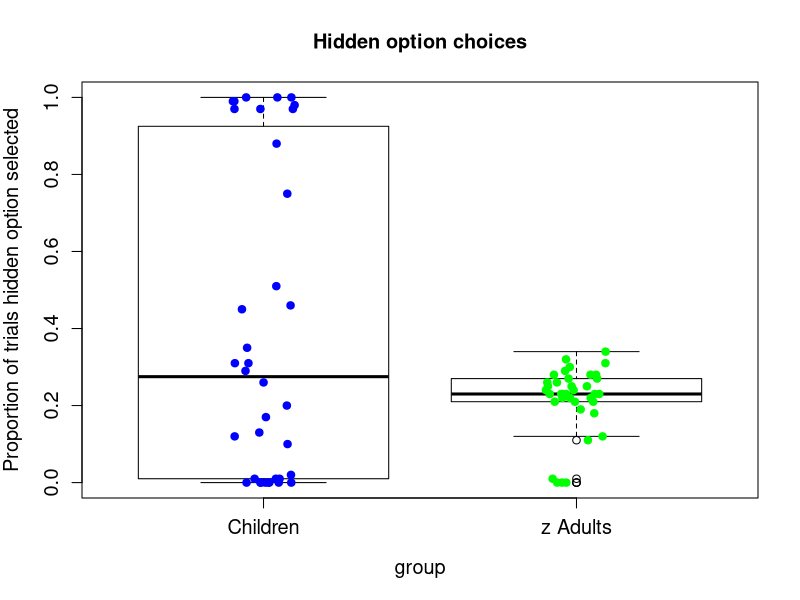
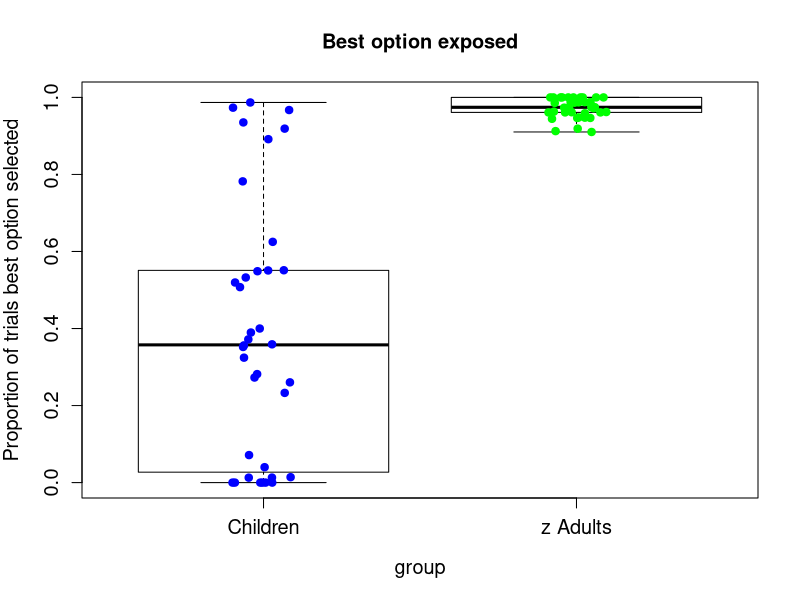
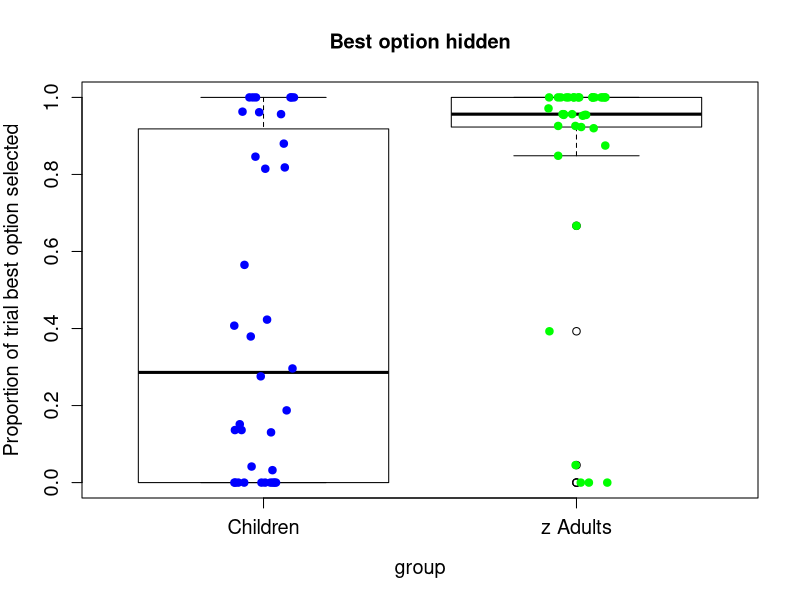
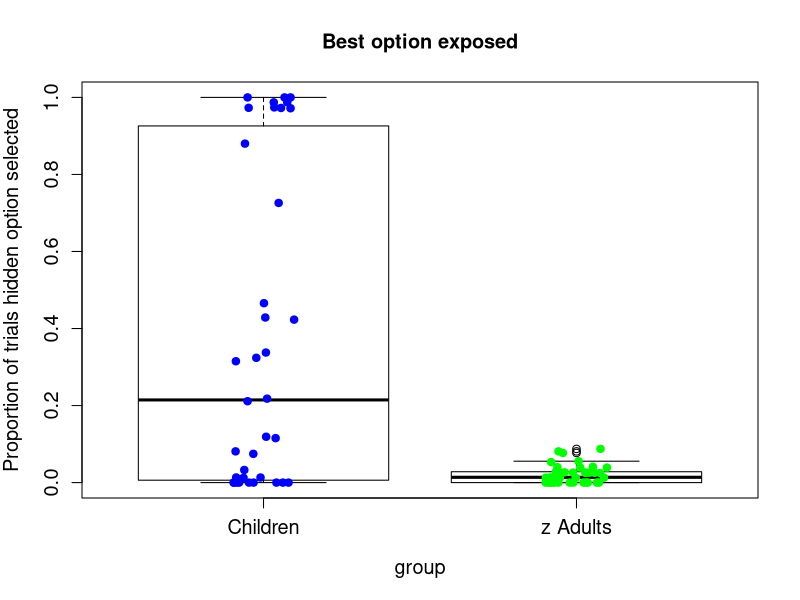
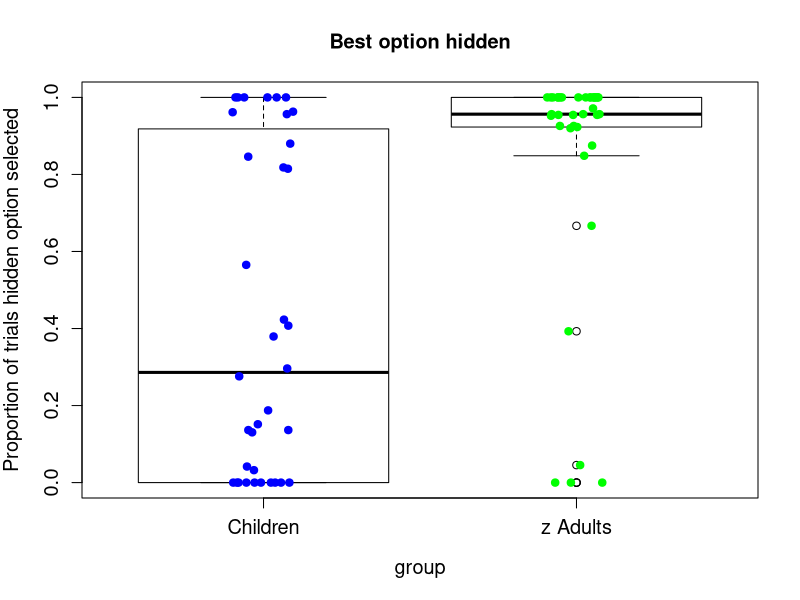

Generate these figures, in order, with R:




setwd("/Users/nathanblanco/Dropbox/Work/current_projects/exploration studies/Baseline/data")

adult_data <- read.table('door_data_adults.txt', header=F)
child_data <- read.table('door_data_children.txt', header=F)

names(adult_data) <- c('subj', 'phase', 'trial', 'cond', 'res', 'rt', 'reward', 'total', 'image', 'door_loc', 'door_chose', 'r1', 'r2', 'r3', 'r4')

names(child_data) <- c('subj', 'phase', 'trial', 'cond', 'res', 'rt', 'reward', 'total', 'image', 'door_loc', 'door_chose', 'r1', 'r2', 'r3', 'r4')

for (i in 1:length(adult_data[,1])) {
	
	adult_data$door_reward[i] <- adult_data[i,12+adult_data$door_loc[i]]
	
}

for (i in 1:length(child_data[,1])) {
  
  child_data$door_reward[i] <- child_data[i,12+child_data$door_loc[i]]
  
}

adult_door_choices <- tapply(adult_data$door_chose, adult_data$subj, mean)
child_door_choices <- tapply(child_data$door_chose, child_data$subj, mean)


graph_data <- NULL
graph_data$props <- c(child_door_choices, adult_door_choices)
graph_data$group <- factor(c(rep("Children", length(child_door_choices)),
                             rep("z Adults", length(adult_door_choices))))
graph_data <- as.data.frame(graph_data)

boxplot(props ~ group, data=graph_data,
        ylab = 'Proportion of trials hidden option selected', col='white', ylim=c(0,1),
        main = 'Hidden option choices', names.arg=c('Children', 'Adults'), cex.axis=1.2, cex.lab=1.2)
stripchart(props ~ group, data=graph_data, vertical = TRUE,  
           method = "jitter", add = TRUE, pch = 19, col = c('blue', 'green'))



##################################################################################

#############################################################
adult_hidden_best <- adult_data[adult_data$door_reward == 10,]
adult_hidden_not_best <- adult_data[adult_data$door_reward != 10,]

adult_hidden_best_choices <- tapply(adult_hidden_best$reward, list(adult_hidden_best$subj, adult_hidden_best$reward), length)
adult_hidden_not_best_choices <- tapply(adult_hidden_not_best$reward, list(adult_hidden_not_best$subj, adult_hidden_not_best$reward), length)

adult_hidden_best_choices[is.na(adult_hidden_best_choices)] <- 0
adult_hidden_not_best_choices[is.na(adult_hidden_not_best_choices)] <- 0


adult_hidden_best_choices <- as.data.frame(adult_hidden_best_choices)
adult_hidden_not_best_choices <- as.data.frame(adult_hidden_not_best_choices)

adult_hidden_best_choices$sum <- adult_hidden_best_choices$'1'+adult_hidden_best_choices$'2'+adult_hidden_best_choices$'3'+adult_hidden_best_choices$'10'

adult_hidden_not_best_choices$sum <- adult_hidden_not_best_choices$'1'+adult_hidden_not_best_choices$'2'+adult_hidden_not_best_choices$'3'+adult_hidden_not_best_choices$'10'

adult_hidden_best_choices$best_prop <- adult_hidden_best_choices$'10'/adult_hidden_best_choices$sum
adult_hidden_best_choices$other_prop <- 1 - adult_hidden_best_choices$best_prop

adult_hidden_not_best_choices$best_prop <- adult_hidden_not_best_choices$'10'/adult_hidden_not_best_choices$sum
adult_hidden_not_best_choices$other_prop <- 1 - adult_hidden_not_best_choices$best_prop

############################################################

children_hidden_best <- child_data[child_data$door_reward == 10,]
children_hidden_not_best <- child_data[child_data$door_reward != 10,]

children_hidden_best_choices <- tapply(children_hidden_best$reward, list(children_hidden_best$subj, children_hidden_best$reward), length)
children_hidden_not_best_choices <- tapply(children_hidden_not_best$reward, list(children_hidden_not_best$subj, children_hidden_not_best$reward), length)

children_hidden_best_choices[is.na(children_hidden_best_choices)] <- 0
children_hidden_not_best_choices[is.na(children_hidden_not_best_choices)] <- 0


children_hidden_best_choices <- as.data.frame(children_hidden_best_choices)
children_hidden_not_best_choices <- as.data.frame(children_hidden_not_best_choices)

children_hidden_best_choices$sum <- children_hidden_best_choices$'1'+children_hidden_best_choices$'2'+children_hidden_best_choices$'3'+children_hidden_best_choices$'10'

children_hidden_not_best_choices$sum <- children_hidden_not_best_choices$'1'+children_hidden_not_best_choices$'2'+children_hidden_not_best_choices$'3'+children_hidden_not_best_choices$'10'

children_hidden_best_choices$best_prop <- children_hidden_best_choices$'10'/children_hidden_best_choices$sum
children_hidden_best_choices$other_prop <- 1 - children_hidden_best_choices$best_prop

children_hidden_not_best_choices$best_prop <- children_hidden_not_best_choices$'10'/children_hidden_not_best_choices$sum
children_hidden_not_best_choices$other_prop <- 1 - children_hidden_not_best_choices$best_prop

#################################################
adults_best_by_hidden <- NULL
adults_best_by_hidden$best_hidden <- adult_hidden_best_choices$best_prop
adults_best_by_hidden$best_exposed <- adult_hidden_not_best_choices$best_prop

adults_best_by_hidden <- as.data.frame(adults_best_by_hidden)




#################################################
children_best_by_hidden <- NULL
children_best_by_hidden$best_hidden <- children_hidden_best_choices$best_prop
children_best_by_hidden$best_exposed <- children_hidden_not_best_choices$best_prop

children_best_by_hidden <- as.data.frame(children_best_by_hidden)

###########################################################

#par(mfrow=c(1,2))
###########################

graph_data <- NULL
graph_data$props <- c(children_best_by_hidden$best_exposed, adults_best_by_hidden$best_exposed)
graph_data$group <- factor(c(rep("Children", length(children_best_by_hidden$best_exposed)),
							 rep("z Adults", length(adults_best_by_hidden$best_exposed))))
graph_data <- as.data.frame(graph_data)


boxplot(props ~ group, data=graph_data,
 ylab = 'Proportion of trials best option selected', col='white', ylim=c(0,1),
 main = 'Best option exposed', names.arg=c('Children', 'Adults'), cex.axis=1.2, cex.lab=1.2)
stripchart(props ~ group, data=graph_data, vertical = TRUE,  
    method = "jitter", add = TRUE, pch = 19, col = c('blue', 'green'))


#abline(0.25, 0, col='red')




graph_data <- NULL
graph_data$props <- c(children_best_by_hidden$best_hidden, adults_best_by_hidden$best_hidden)
graph_data$group <- factor(c(rep("Children", length(children_best_by_hidden$best_hidden)),
							 rep("z Adults", length(adults_best_by_hidden$best_hidden))))
graph_data <- as.data.frame(graph_data)


boxplot(props ~ group, data=graph_data,
 ylab = 'Proportion of trial best option selected', col='white', ylim=c(0,1),
 main = 'Best option hidden', names.arg=c('Children', 'Adults'), cex.axis=1.2, cex.lab=1.2)
stripchart(props ~ group, data=graph_data, vertical = TRUE,  
    method = "jitter", add = TRUE, pch = 19, col = c('blue', 'green'))


#abline(0.25, 0, col='red')


#########################


results <- NULL

results$prop <- c(children_best_by_hidden$best_exposed, adults_best_by_hidden$best_exposed,
				  children_best_by_hidden$best_hidden, adults_best_by_hidden$best_hidden)

results$hidden <- factor(c(
				   rep(0, length(children_best_by_hidden$best_exposed)),
				   rep(0, length(adults_best_by_hidden$best_exposed)),
				   rep(1, length(children_best_by_hidden$best_hidden)),
				   rep(1, length(adults_best_by_hidden$best_hidden))
				   ))

			   
results$age <- factor(c(rep(0, length(children_best_by_hidden$best_exposed)),
				        rep(1, length(adults_best_by_hidden$best_exposed)),
				        rep(0, length(children_best_by_hidden$best_hidden)),
				        rep(1, length(adults_best_by_hidden$best_hidden))
				        ))
	   
results$subj <- factor(rep(seq(length(children_best_by_hidden$best_exposed)+length(adults_best_by_hidden$best_exposed)), 2))
		
		
		
				   
results <- as.data.frame(results)
#results

#x <- aov(acc~block*age + Error(subj/block), data=results)
#summary(x)

x <- aov(prop~hidden*age + Error(factor(subj)), data=results)
summary(x)


##################################################
#################################################3


#############################################################


adult_hidden_best_door_choices <- tapply(adult_hidden_best$door_chose, adult_hidden_best$subj, mean)
adult_hidden_not_best_door_choices <- tapply(adult_hidden_not_best$door_chose, adult_hidden_not_best$subj, mean)

children_hidden_best_door_choices <- tapply(children_hidden_best$door_chose, children_hidden_best$subj, mean)
children_hidden_not_best_door_choices <- tapply(children_hidden_not_best$door_chose, children_hidden_not_best$subj, mean)


###########################################################

#par(mfrow=c(1,2))
###########################

graph_data <- NULL
graph_data$props <- c(children_hidden_not_best_door_choices, adult_hidden_not_best_door_choices)
graph_data$group <- factor(c(rep("Children", length(children_hidden_not_best_door_choices)),
                             rep("z Adults", length(adult_hidden_not_best_door_choices))))
graph_data <- as.data.frame(graph_data)


boxplot(props ~ group, data=graph_data,
        ylab = 'Proportion of trials hidden option selected', col='white', ylim=c(0,1),
        main = 'Best option exposed', names.arg=c('Children', 'Adults'), cex.axis=1.2, cex.lab=1.2)
stripchart(props ~ group, data=graph_data, vertical = TRUE,  
           method = "jitter", add = TRUE, pch = 19, col = c('blue', 'green'))


#abline(0.25, 0, col='red')


graph_data <- NULL
graph_data$props <- c(children_hidden_best_door_choices, adult_hidden_best_door_choices)
graph_data$group <- factor(c(rep("Children", length(children_hidden_best_door_choices)),
                             rep("z Adults", length(adult_hidden_best_door_choices))))
graph_data <- as.data.frame(graph_data)


boxplot(props ~ group, data=graph_data,
        ylab = 'Proportion of trials hidden option selected', col='white', ylim=c(0,1),
        main = 'Best option hidden', names.arg=c('Children', 'Adults'), cex.axis=1.2, cex.lab=1.2)
stripchart(props ~ group, data=graph_data, vertical = TRUE,  
           method = "jitter", add = TRUE, pch = 19, col = c('blue', 'green'))


#abline(0.25, 0, col='red')


#########################




results <- NULL

results$prop <- c(children_hidden_best_door_choices, adult_hidden_best_door_choices,
                  children_hidden_not_best_door_choices, adult_hidden_not_best_door_choices)

results$best <- factor(c(
  rep(1, length(children_hidden_best_door_choices)),
  rep(1, length(adult_hidden_best_door_choices)),
  rep(0, length(children_hidden_not_best_door_choices)),
  rep(0, length(adult_hidden_not_best_door_choices))
))


results$age <- factor(c(
  rep(0, length(children_hidden_best_door_choices)),
  rep(1, length(adult_hidden_best_door_choices)),
  rep(0, length(children_hidden_not_best_door_choices)),
  rep(1, length(adult_hidden_not_best_door_choices))
))

results$subj <- factor(rep(seq(length(children_hidden_best_door_choices)+length(adult_hidden_best_door_choices)), 2))




results <- as.data.frame(results)
#results

#x <- aov(acc~block*age + Error(subj/block), data=results)
#summary(x)

x <- aov(prop~best*age + Error(factor(subj)), data=results)
summary(x)


t.test(children_hidden_best_door_choices, adult_hidden_best_door_choices, var.equal = T)

t.test(children_hidden_not_best_door_choices, adult_hidden_not_best_door_choices, var.equal = T)


d.t.unpaired<-function(t.val,n1,n2){
  d<-t.val*sqrt((n1+n2)/(n1*n2))
  names(d)<-"effect size d"
  return(d)
}

d.t.unpaired(4.8092, 36, 37)

d.t.unpaired(5.2876, 36, 37)


d.t.unpaired(13.108, 32, 34)